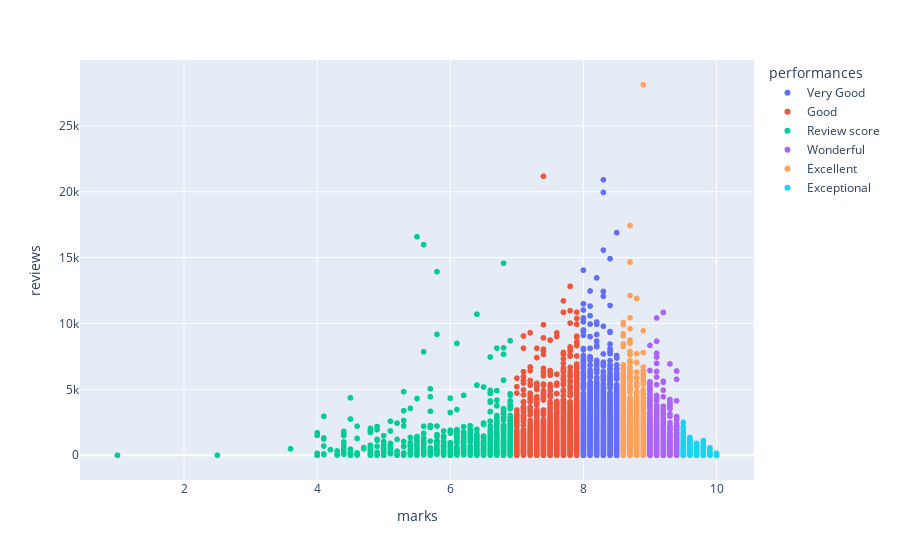

Notebook code cell kept with this figure:
### Code cell
fig = px.scatter(data_frame=all_hotels, x = 'marks', y = 'reviews', color = 'performances')
fig

### Figure 1 — Plotly figure (JSON) as saved in the notebook; plotly's stock layout.template omitted (floating-point values rounded to 4 significant figures; data arrays with more than 128 entries replaced by an {"elided": "..."} marker saying what was removed)
{"data": [{"hovertemplate": "performances=Very Good <br>marks=%{x}<br>reviews=%{y}<extra></extra>", "legendgroup": "Very Good ", "marker": {"color": "#636efa", "symbol": "circle"}, "mode": "markers", "name": "Very Good ", "showlegend": true, "type": "scattergl", "x": {"elided": "3829 float values"}, "xaxis": "x", "y": {"elided": "3829 int values"}, "yaxis": "y"}, {"hovertemplate": "performances=Good <br>marks=%{x}<br>reviews=%{y}<extra></extra>", "legendgroup": "Good ", "marker": {"color": "#EF553B", "symbol": "circle"}, "mode": "markers", "name": "Good ", "showlegend": true, "type": "scattergl", "x": {"elided": "2759 float values"}, "xaxis": "x", "y": {"elided": "2759 int values"}, "yaxis": "y"}, {"hovertemplate": "performances=Review score <br>marks=%{x}<br>reviews=%{y}<extra></extra>", "legendgroup": "Review score ", "marker": {"color": "#00cc96", "symbol": "circle"}, "mode": "markers", "name": "Review score ", "showlegend": true, "type": "scattergl", "x": {"elided": "810 float values"}, "xaxis": "x", "y": {"elided": "810 int values"}, "yaxis": "y"}, {"hovertemplate": "performances=Wonderful <br>marks=%{x}<br>reviews=%{y}<extra></extra>", "legendgroup": "Wonderful ", "marker": {"color": "#ab63fa", "symbol": "circle"}, "mode": "markers", "name": "Wonderful ", "showlegend": true, "type": "scattergl", "x": {"elided": "2089 float values"}, "xaxis": "x", "y": {"elided": "2089 int values"}, "yaxis": "y"}, {"hovertemplate": "performances=Excellent <br>marks=%{x}<br>reviews=%{y}<extra></extra>", "legendgroup": "Excellent ", "marker": {"color": "#FFA15A", "symbol": "circle"}, "mode": "markers", "name": "Excellent ", "showlegend": true, "type": "scattergl", "x": {"elided": "2419 float values"}, "xaxis": "x", "y": {"elided": "2419 int values"}, "yaxis": "y"}, {"hovertemplate": "performances=Exceptional <br>marks=%{x}<br>reviews=%{y}<extra></extra>", "legendgroup": "Exceptional ", "marker": {"color": "#19d3f3", "symbol": "circle"}, "mode": "markers", "name": "Exceptional ", "showlegend": true, "type": "scattergl", "x": {"elided": "646 float values"}, "xaxis": "x", "y": {"elided": "646 int values"}, "yaxis": "y"}], "layout": {"legend": {"title": {"text": "performances"}, "tracegroupgap": 0}, "margin": {"t": 60}, "xaxis": {"anchor": "y", "domain": [0, 1], "title": {"text": "marks"}}, "yaxis": {"anchor": "x", "domain": [0, 1], "title": {"text": "reviews"}}}}
